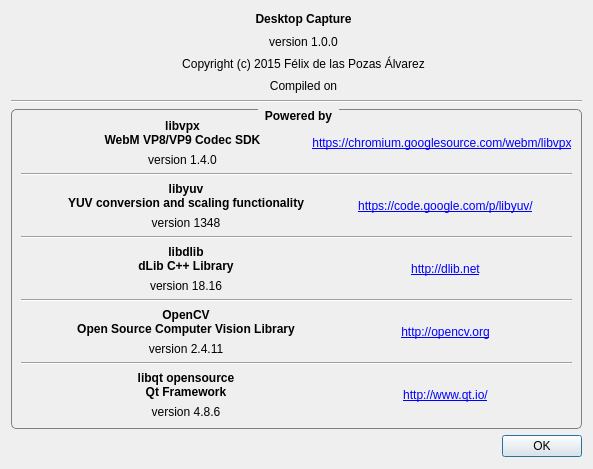
<?xml version="1.0" encoding="UTF-8"?>
<ui version="4.0">
 <class>AboutDialog</class>
 <widget class="QDialog" name="AboutDialog">
  <property name="geometry">
   <rect>
    <x>0</x>
    <y>0</y>
    <width>593</width>
    <height>469</height>
   </rect>
  </property>
  <property name="minimumSize">
   <size>
    <width>593</width>
    <height>469</height>
   </size>
  </property>
  <property name="maximumSize">
   <size>
    <width>593</width>
    <height>469</height>
   </size>
  </property>
  <property name="windowTitle">
   <string>About...</string>
  </property>
  <property name="windowIcon">
   <iconset resource="rsc/resources.qrc">
    <normaloff>:/DesktopCapture/application-shot.ico</normaloff>:/DesktopCapture/application-shot.ico</iconset>
  </property>
  <layout class="QVBoxLayout" name="verticalLayout">
   <item>
    <layout class="QVBoxLayout" name="verticalLayout_2">
     <item>
      <layout class="QHBoxLayout" name="horizontalLayout" stretch="0,0,0,0">
       <item>
        <spacer name="horizontalSpacer">
         <property name="orientation">
          <enum>Qt::Horizontal</enum>
         </property>
         <property name="sizeHint" stdset="0">
          <size>
           <width>40</width>
           <height>20</height>
          </size>
         </property>
        </spacer>
       </item>
       <item>
        <widget class="QLabel" name="label">
         <property name="maximumSize">
          <size>
           <width>64</width>
           <height>64</height>
          </size>
         </property>
         <property name="text">
          <string/>
         </property>
         <property name="pixmap">
          <pixmap resource="rsc/resources.qrc">:/DesktopCapture/application-shot.ico</pixmap>
         </property>
         <property name="scaledContents">
          <bool>true</bool>
         </property>
         <property name="alignment">
          <set>Qt::AlignCenter</set>
         </property>
        </widget>
       </item>
       <item>
        <layout class="QVBoxLayout" name="verticalLayout_3">
         <item>
          <widget class="QLabel" name="label_2">
           <property name="font">
            <font>
             <weight>75</weight>
             <bold>true</bold>
            </font>
           </property>
           <property name="text">
            <string>Desktop Capture</string>
           </property>
           <property name="alignment">
            <set>Qt::AlignCenter</set>
           </property>
          </widget>
         </item>
         <item>
          <widget class="QLabel" name="m_version">
           <property name="text">
            <string>version 1.0.0</string>
           </property>
           <property name="alignment">
            <set>Qt::AlignCenter</set>
           </property>
          </widget>
         </item>
         <item>
          <widget class="QLabel" name="label_4">
           <property name="text">
            <string>Copyright (c) 2015 Félix de las Pozas Álvarez</string>
           </property>
           <property name="alignment">
            <set>Qt::AlignCenter</set>
           </property>
          </widget>
         </item>
         <item>
          <widget class="QLabel" name="m_compilationDate">
           <property name="text">
            <string>Compiled on</string>
           </property>
           <property name="alignment">
            <set>Qt::AlignCenter</set>
           </property>
          </widget>
         </item>
        </layout>
       </item>
       <item>
        <spacer name="horizontalSpacer_2">
         <property name="orientation">
          <enum>Qt::Horizontal</enum>
         </property>
         <property name="sizeHint" stdset="0">
          <size>
           <width>40</width>
           <height>20</height>
          </size>
         </property>
        </spacer>
       </item>
      </layout>
     </item>
     <item>
      <widget class="Line" name="line">
       <property name="orientation">
        <enum>Qt::Horizontal</enum>
       </property>
      </widget>
     </item>
     <item>
      <widget class="QGroupBox" name="groupBox">
       <property name="font">
        <font>
         <weight>75</weight>
         <bold>true</bold>
        </font>
       </property>
       <property name="styleSheet">
        <string notr="true">QGroupBox {
    border: 1px solid gray;
    border-radius: 5px;
    margin-top: 2ex;
}

QGroupBox::title {
    subcontrol-origin: margin;
    subcontrol-position: top center; /* position at the top center */
    padding: 0px 5px;
}</string>
       </property>
       <property name="title">
        <string>Powered by</string>
       </property>
       <property name="alignment">
        <set>Qt::AlignHCenter|Qt::AlignTop</set>
       </property>
       <property name="flat">
        <bool>false</bool>
       </property>
       <layout class="QVBoxLayout" name="verticalLayout_11">
        <item>
         <layout class="QHBoxLayout" name="horizontalLayout_6" stretch="0,0,0">
          <item>
           <widget class="QLabel" name="label_5">
            <property name="maximumSize">
             <size>
              <width>32</width>
              <height>32</height>
             </size>
            </property>
            <property name="text">
             <string/>
            </property>
            <property name="pixmap">
             <pixmap resource="rsc/resources.qrc">:/DesktopCapture/webm.ico</pixmap>
            </property>
            <property name="scaledContents">
             <bool>true</bool>
            </property>
            <property name="alignment">
             <set>Qt::AlignCenter</set>
            </property>
           </widget>
          </item>
          <item>
           <layout class="QVBoxLayout" name="verticalLayout_5">
            <item>
             <widget class="QLabel" name="label_6">
              <property name="font">
               <font>
                <weight>75</weight>
                <bold>true</bold>
               </font>
              </property>
              <property name="text">
               <string>libvpx
WebM VP8/VP9 Codec SDK</string>
              </property>
              <property name="textFormat">
               <enum>Qt::AutoText</enum>
              </property>
              <property name="alignment">
               <set>Qt::AlignCenter</set>
              </property>
             </widget>
            </item>
            <item>
             <widget class="QLabel" name="label_8">
              <property name="text">
               <string>version 1.4.0</string>
              </property>
              <property name="alignment">
               <set>Qt::AlignCenter</set>
              </property>
             </widget>
            </item>
           </layout>
          </item>
          <item>
           <widget class="QLabel" name="label_9">
            <property name="text">
             <string>&lt;a href=&quot;https://chromium.googlesource.com/webm/libvpx&quot;&gt;https://chromium.googlesource.com/webm/libvpx&lt;/a&gt;</string>
            </property>
            <property name="textFormat">
             <enum>Qt::RichText</enum>
            </property>
            <property name="scaledContents">
             <bool>false</bool>
            </property>
            <property name="alignment">
             <set>Qt::AlignCenter</set>
            </property>
            <property name="openExternalLinks">
             <bool>true</bool>
            </property>
           </widget>
          </item>
         </layout>
        </item>
        <item>
         <widget class="Line" name="line_2">
          <property name="orientation">
           <enum>Qt::Horizontal</enum>
          </property>
         </widget>
        </item>
        <item>
         <layout class="QHBoxLayout" name="horizontalLayout_4">
          <item>
           <widget class="QLabel" name="label_18">
            <property name="maximumSize">
             <size>
              <width>32</width>
              <height>32</height>
             </size>
            </property>
            <property name="text">
             <string/>
            </property>
            <property name="pixmap">
             <pixmap resource="rsc/resources.qrc">:/DesktopCapture/libyuv.ico</pixmap>
            </property>
            <property name="scaledContents">
             <bool>true</bool>
            </property>
            <property name="alignment">
             <set>Qt::AlignCenter</set>
            </property>
           </widget>
          </item>
          <item>
           <layout class="QVBoxLayout" name="verticalLayout_6">
            <item>
             <widget class="QLabel" name="label_20">
              <property name="font">
               <font>
                <weight>75</weight>
                <bold>true</bold>
               </font>
              </property>
              <property name="text">
               <string>libyuv
YUV conversion and scaling functionality</string>
              </property>
              <property name="alignment">
               <set>Qt::AlignCenter</set>
              </property>
             </widget>
            </item>
            <item>
             <widget class="QLabel" name="label_21">
              <property name="text">
               <string>version 1348</string>
              </property>
              <property name="alignment">
               <set>Qt::AlignCenter</set>
              </property>
             </widget>
            </item>
           </layout>
          </item>
          <item>
           <widget class="QLabel" name="label_19">
            <property name="text">
             <string>&lt;a href=&quot;https://code.google.com/p/libyuv/&quot;&gt;https://code.google.com/p/libyuv/&lt;/a&gt;</string>
            </property>
            <property name="alignment">
             <set>Qt::AlignCenter</set>
            </property>
            <property name="openExternalLinks">
             <bool>true</bool>
            </property>
           </widget>
          </item>
         </layout>
        </item>
        <item>
         <widget class="Line" name="line_5">
          <property name="orientation">
           <enum>Qt::Horizontal</enum>
          </property>
         </widget>
        </item>
        <item>
         <layout class="QHBoxLayout" name="horizontalLayout_2">
          <property name="topMargin">
           <number>0</number>
          </property>
          <item>
           <widget class="QLabel" name="label_10">
            <property name="maximumSize">
             <size>
              <width>32</width>
              <height>32</height>
             </size>
            </property>
            <property name="text">
             <string/>
            </property>
            <property name="pixmap">
             <pixmap resource="rsc/resources.qrc">:/DesktopCapture/dlib.ico</pixmap>
            </property>
            <property name="scaledContents">
             <bool>true</bool>
            </property>
           </widget>
          </item>
          <item>
           <layout class="QVBoxLayout" name="verticalLayout_7">
            <item>
             <widget class="QLabel" name="label_12">
              <property name="font">
               <font>
                <weight>75</weight>
                <bold>true</bold>
               </font>
              </property>
              <property name="text">
               <string>libdlib
dLib C++ Library</string>
              </property>
              <property name="alignment">
               <set>Qt::AlignCenter</set>
              </property>
             </widget>
            </item>
            <item>
             <widget class="QLabel" name="label_13">
              <property name="text">
               <string>version 18.16</string>
              </property>
              <property name="alignment">
               <set>Qt::AlignCenter</set>
              </property>
             </widget>
            </item>
           </layout>
          </item>
          <item>
           <widget class="QLabel" name="label_11">
            <property name="text">
             <string>&lt;a href=&quot;http://dlib.net&quot;&gt;http://dlib.net&lt;/a&gt;</string>
            </property>
            <property name="alignment">
             <set>Qt::AlignCenter</set>
            </property>
           </widget>
          </item>
         </layout>
        </item>
        <item>
         <widget class="Line" name="line_3">
          <property name="orientation">
           <enum>Qt::Horizontal</enum>
          </property>
         </widget>
        </item>
        <item>
         <layout class="QHBoxLayout" name="horizontalLayout_5">
          <item>
           <widget class="QLabel" name="label_22">
            <property name="maximumSize">
             <size>
              <width>32</width>
              <height>32</height>
             </size>
            </property>
            <property name="text">
             <string/>
            </property>
            <property name="pixmap">
             <pixmap resource="rsc/resources.qrc">:/DesktopCapture/opencv.ico</pixmap>
            </property>
            <property name="scaledContents">
             <bool>true</bool>
            </property>
           </widget>
          </item>
          <item>
           <layout class="QVBoxLayout" name="verticalLayout_8">
            <item>
             <widget class="QLabel" name="label_24">
              <property name="font">
               <font>
                <weight>75</weight>
                <bold>true</bold>
               </font>
              </property>
              <property name="text">
               <string>OpenCV
Open Source Computer Vision Library</string>
              </property>
              <property name="alignment">
               <set>Qt::AlignCenter</set>
              </property>
             </widget>
            </item>
            <item>
             <widget class="QLabel" name="label_25">
              <property name="text">
               <string>version 2.4.11</string>
              </property>
              <property name="alignment">
               <set>Qt::AlignCenter</set>
              </property>
             </widget>
            </item>
           </layout>
          </item>
          <item>
           <widget class="QLabel" name="label_23">
            <property name="text">
             <string>&lt;a href=&quot;http://opencv.org&quot;&gt;http://opencv.org&lt;/a&gt;</string>
            </property>
            <property name="alignment">
             <set>Qt::AlignCenter</set>
            </property>
            <property name="openExternalLinks">
             <bool>true</bool>
            </property>
           </widget>
          </item>
         </layout>
        </item>
        <item>
         <widget class="Line" name="line_6">
          <property name="orientation">
           <enum>Qt::Horizontal</enum>
          </property>
         </widget>
        </item>
        <item>
         <layout class="QHBoxLayout" name="horizontalLayout_7">
          <property name="topMargin">
           <number>0</number>
          </property>
          <item>
           <widget class="QLabel" name="label_3">
            <property name="maximumSize">
             <size>
              <width>32</width>
              <height>32</height>
             </size>
            </property>
            <property name="text">
             <string/>
            </property>
            <property name="pixmap">
             <pixmap resource="rsc/resources.qrc">:/DesktopCapture/qt.ico</pixmap>
            </property>
            <property name="scaledContents">
             <bool>true</bool>
            </property>
           </widget>
          </item>
          <item>
           <layout class="QVBoxLayout" name="verticalLayout_4">
            <item>
             <widget class="QLabel" name="label_26">
              <property name="font">
               <font>
                <weight>75</weight>
                <bold>true</bold>
               </font>
              </property>
              <property name="text">
               <string>libqt opensource
Qt Framework</string>
              </property>
              <property name="alignment">
               <set>Qt::AlignCenter</set>
              </property>
             </widget>
            </item>
            <item>
             <widget class="QLabel" name="label_27">
              <property name="text">
               <string>version 4.8.6</string>
              </property>
              <property name="alignment">
               <set>Qt::AlignCenter</set>
              </property>
             </widget>
            </item>
           </layout>
          </item>
          <item>
           <widget class="QLabel" name="label_7">
            <property name="text">
             <string>&lt;a href=&quot;http://www.qt.io/&quot;&gt;http://www.qt.io/&lt;/a&gt;</string>
            </property>
            <property name="alignment">
             <set>Qt::AlignCenter</set>
            </property>
            <property name="openExternalLinks">
             <bool>true</bool>
            </property>
           </widget>
          </item>
         </layout>
        </item>
       </layout>
      </widget>
     </item>
    </layout>
   </item>
   <item>
    <widget class="QDialogButtonBox" name="buttonBox">
     <property name="maximumSize">
      <size>
       <width>575</width>
       <height>23</height>
      </size>
     </property>
     <property name="orientation">
      <enum>Qt::Horizontal</enum>
     </property>
     <property name="standardButtons">
      <set>QDialogButtonBox::Ok</set>
     </property>
    </widget>
   </item>
  </layout>
 </widget>
 <resources>
  <include location="rsc/resources.qrc"/>
 </resources>
 <connections>
  <connection>
   <sender>buttonBox</sender>
   <signal>accepted()</signal>
   <receiver>AboutDialog</receiver>
   <slot>accept()</slot>
   <hints>
    <hint type="sourcelabel">
     <x>248</x>
     <y>254</y>
    </hint>
    <hint type="destinationlabel">
     <x>157</x>
     <y>274</y>
    </hint>
   </hints>
  </connection>
  <connection>
   <sender>buttonBox</sender>
   <signal>rejected()</signal>
   <receiver>AboutDialog</receiver>
   <slot>reject()</slot>
   <hints>
    <hint type="sourcelabel">
     <x>316</x>
     <y>260</y>
    </hint>
    <hint type="destinationlabel">
     <x>286</x>
     <y>274</y>
    </hint>
   </hints>
  </connection>
 </connections>
</ui>
